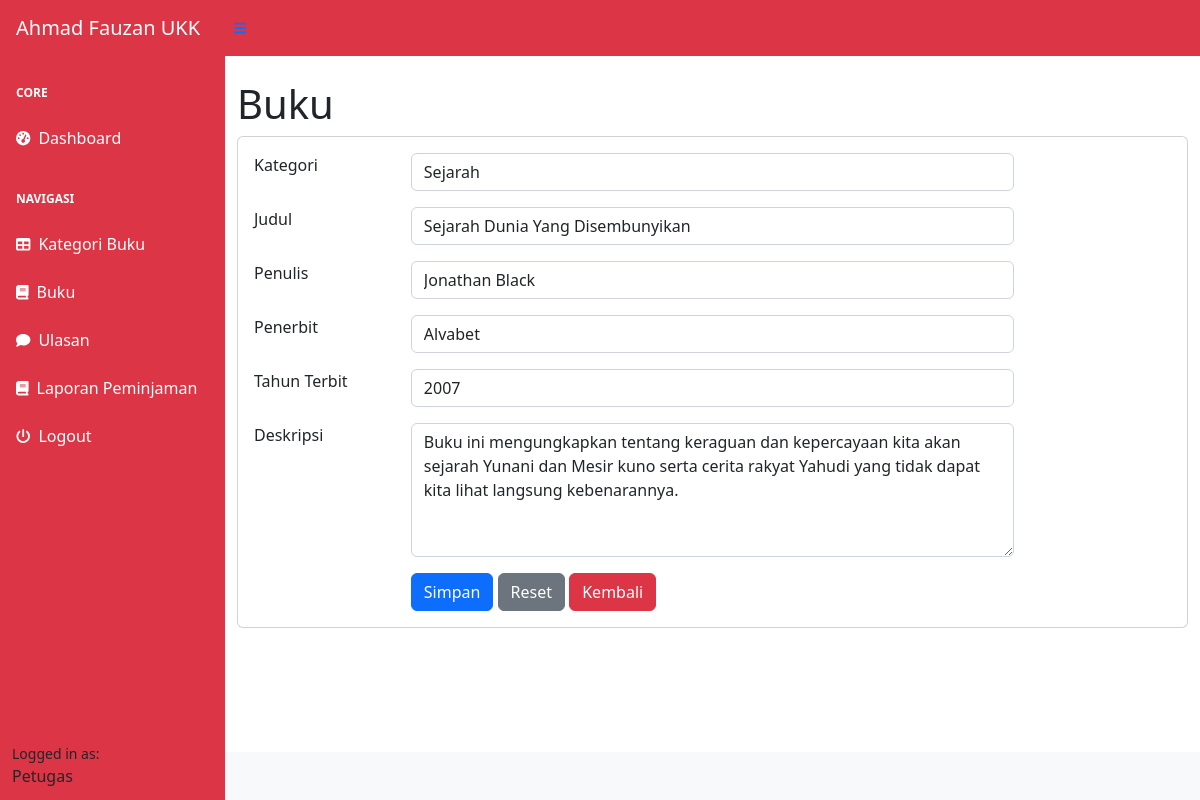
Screenshot of /index.php?page=buku_ubah&&id=1 (signed in) with the database file from the repository.
### tables this page shows
CREATE TABLE `buku` (
  `id_buku` int(11) NOT NULL,
  `id_kategori` int(11) DEFAULT NULL,
  `judul` varchar(225) DEFAULT NULL,
  `penulis` varchar(255) DEFAULT NULL,
  `penerbit` varchar(225) DEFAULT NULL,
  `tahun_terbit` int(11) DEFAULT NULL,
  `deskripsi` text DEFAULT NULL
);

CREATE TABLE `kategori` (
  `id_kategori` int(11) NOT NULL,
  `kategori` varchar(225) DEFAULT NULL
);

### buku_ubah.php (the view, shortened to what this page needs)
  <h1 class="mt-4">Buku</h1>
  <div class="card">
    <div class="card-body">
    <div class="row">
    <div class="col-md-12">
      <form method="post">
        <?php
            $id = $_GET['id'];
            $query = mysqli_query($koneksi, "SELECT*FROM buku WHERE id_buku=$id");
            $data = mysqli_fetch_array($query);
        ?>
         <div class="row mb-3">
              <div class="col-md-2">Kategori</div>
              <div class="col-md-8">
                <select name="id_kategori" class="form-control">
                  <?php
                     $kat = mysqli_query($koneksi, "SELECT*FROM kategori");
                     while($kategori = mysqli_fetch_array($kat)) {
                         ?>
                         <option <?php if($kategori['id_kategori'] == $data['id_kategori']) echo 'selected'; ?> value="<?php echo $kategori['id_kategori']; ?>"><?php echo $kategori['kategori']; ?></option>
                        <?php
                      }
                  ?>
                 </select>
              </div>
          </div>
          <div class="row mb-3">
              <div class="col-md-2">Judul</div>
              <div class="col-md-8"><input type="text" value="<?php echo $data['judul']; ?>" class="form-control" name="judul"></div>
          </div>
           <div class="row mb-3">
              <div class="col-md-2">Penulis</div>
              <div class="col-md-8"><input type="text"  value="<?php echo $data['penulis']; ?>" class="form-control" name="penulis"></div>
          </div>
           <div class="row mb-3">
              <div class="col-md-2">Penerbit</div>
              <div class="col-md-8"><input type="text"  value="<?php echo $data['penerbit']; ?>" class="form-control" name="penerbit"></div>
          </div>
           <div class="row mb-3">
              <div class="col-md-2">Tahun Terbit</div>
              <div class="col-md-8"><input type="text"  value="<?php echo $data['tahun_terbit']; ?>" class="form-control" name="tahun_terbit"></div>
          </div>
           <div class="row mb-3">
              <div class="col-md-2">Deskripsi</div>
              <div class="col-md-8">
                <textarea name="deskripsi" rows="5" class="form-control"><?php echo $data['deskripsi']; ?></textarea>
              </div>
          </div>
          <div class="row">
              <div class="col-md-2"></div>
              <div class="col-md-8">
                    <button type="submit" class="btn btn-primary" name="submit" value="submit">Simpan</button>
                    <button type="reset" class="btn btn-secondary">Reset</button>
                    <a href="?page=buku" class="btn btn-danger">Kembali</a>
             </div>
          </div>
      </form>
    </div>
  </div>
</div>
</div>

### rows the page displays
buku: id_kategori "Sejarah", judul "Sejarah Dunia Yang Disembunyikan", penulis "Jonathan Black", penerbit "Alvabet", tahun_terbit "2007", deskripsi "Buku ini mengungkapkan tentang keraguan dan kepercayaan kita akan sejarah Yunani dan Mesir kuno serta cerita rakyat Yahudi yang tidak dapat kita lihat langsung kebenarannya."

### other values shown
$_SESSION['user']['nama_lengkap'] "Petugas"
